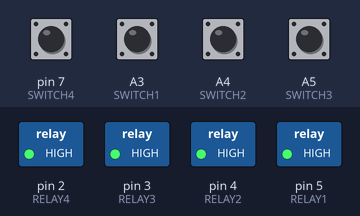
Recording of a sketch running on a simulated Arduino Uno, built with avr-gcc and run on an emulated ATmega328P. Parts: switched loads named in the sketch (green lamp = pin HIGH). The test bench sets the inputs (shaded band); at power-on: A3 (SWITCH1), A4 (SWITCH2), A5 (SWITCH3), pin 7 (SWITCH4) LOW.

Above: at 1.2 s.
1.3 s: pin 7 (SWITCH4) pulled HIGH for 0.15 s
At 2.1 s:
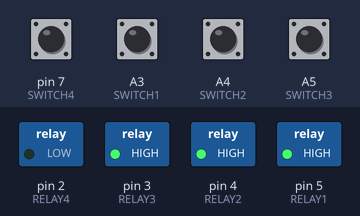
2.9 s: A3 (SWITCH1) pulled HIGH for 0.15 s
At 3.4 s:
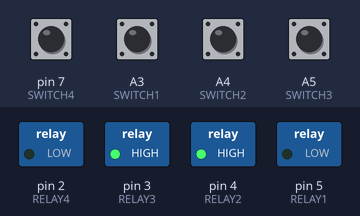
4.5 s: A4 (SWITCH2) pulled HIGH for 0.15 s
At 5.7 s:
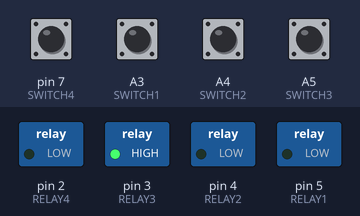
6.1 s: A5 (SWITCH3) pulled HIGH for 0.15 s
At 7.0 s:
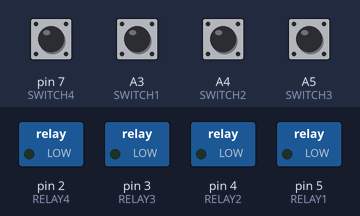
7.7 s: pin 7 (SWITCH4) pulled HIGH for 1 s
At 8.2 s:
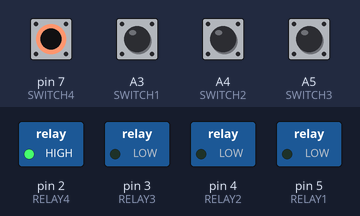
10.2 s: A3 (SWITCH1) pulled HIGH for 1 s
At 11.3 s:
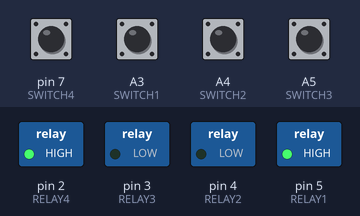
Timing chart, 0 to 13.2 s (numbered marks = the images above; inputs shaded):
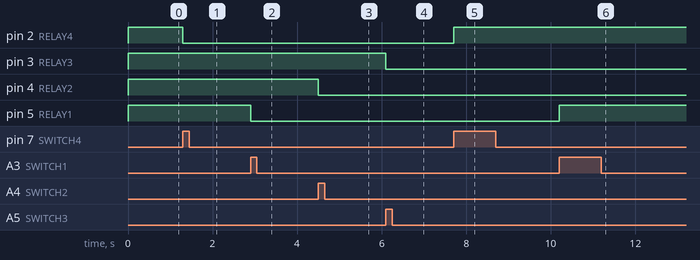

The sketch:

4_CHANNEL_DIGITAL_ON_OFF_SWITCH.ino
```cpp
//Buttons

int SWITCH1 = A3;
int SWITCH2 = A4;
int SWITCH3 = A5;
int SWITCH4 = 7;


//Relays
int RELAY1 = 5;
int RELAY2 = 4;
int RELAY3 = 3;
int RELAY4 = 2;


//States for RELAY-1 and SWITCH-1

int state1 = HIGH;      // the current state of the output pin
int reading1;           // the current reading from the input pin
int previous1 = LOW;    // the previous reading from the input pin

//States for RELAY-2 and SWITCH-2

int state2 = HIGH;      // the current state of the output pin
int reading2;           // the current reading from the input pin
int previous2 = LOW;    // the previous reading from the input pin

//States for RELAY-3 and SWITCH-3

int state3 = HIGH;      // the current state of the output pin
int reading3;           // the current reading from the input pin
int previous3 = LOW;    // the previous reading from the input pin

//States for RELAY-4 and SWITCH-4

int state4 = HIGH;      // the current state of the output pin
int reading4;           // the current reading from the input pin
int previous4 = LOW;    // the previous reading from the input pin


// the follow variables are long's because the time, measured in miliseconds,
// will quickly become a bigger number than can be stored in an int.
long time1 = 0;          // the last time the output pin was toggled
long time2 = 0;
long time3 = 0;
long time4 = 0;

long debounce1 = 200;   // the debounce time, increase if the output flickers
long debounce2 = 200;
long debounce3 = 200;
long debounce4 = 200;


void setup()
{
  pinMode(SWITCH1, INPUT);
  pinMode(SWITCH2, INPUT);
  pinMode(SWITCH3, INPUT);
  pinMode(SWITCH4, INPUT);

  pinMode(RELAY1, OUTPUT);
  pinMode(RELAY2, OUTPUT);
  pinMode(RELAY3, OUTPUT);
  pinMode(RELAY4, OUTPUT);

}

void loop() {

  reading1 = digitalRead(SWITCH1);
  reading2 = digitalRead(SWITCH2);
  reading3 = digitalRead(SWITCH3);
  reading4 = digitalRead(SWITCH4);


  // if the input just went from LOW and HIGH and we've waited long enough
  // to ignore any noise on the circuit, toggle the output pin and remember
  // the time
  //Condition Relay 1
  if (reading1 == HIGH && previous1 == LOW && millis() - time1 > debounce1) {
    if (state1 == HIGH)
      state1 = LOW;
    else
      state1 = HIGH;

    time1 = millis();
  }

  //Condition Relay 2
    if (reading2 == HIGH && previous2 == LOW && millis() - time2 > debounce2) {
    if (state2 == HIGH)
      state2 = LOW;
    else
      state2 = HIGH;

    time2 = millis();
  }

  //Condition Relay 3
    if (reading3 == HIGH && previous3 == LOW && millis() - time3 > debounce3) {
    if (state3 == HIGH)
      state3 = LOW;
    else
      state3 = HIGH;

    time3 = millis();
  }

  //Condition Relay 4
    if (reading4 == HIGH && previous4 == LOW && millis() - time4 > debounce4) {
    if (state4 == HIGH)
      state4 = LOW;
    else
      state4 = HIGH;

    time4 = millis();
  }


  digitalWrite(RELAY1, state1);
  digitalWrite(RELAY2, state2);
  digitalWrite(RELAY3, state3);
  digitalWrite(RELAY4, state4);


  previous1 = reading1;
  previous2 = reading2;
  previous3 = reading3;
  previous4 = reading4;
}
```

Measured:
- after the input at 1.3 s, pin 2 (RELAY4): HIGH → LOW at once
- after the input at 2.9 s, pin 5 (RELAY1): HIGH → LOW at once
- after the input at 4.5 s, pin 4 (RELAY2): HIGH → LOW at once
- after the input at 6.1 s, pin 3 (RELAY3): HIGH → LOW at once
- after the input at 7.7 s, pin 2 (RELAY4): LOW → HIGH at once
- after the input at 10.2 s, pin 5 (RELAY1): LOW → HIGH at once
